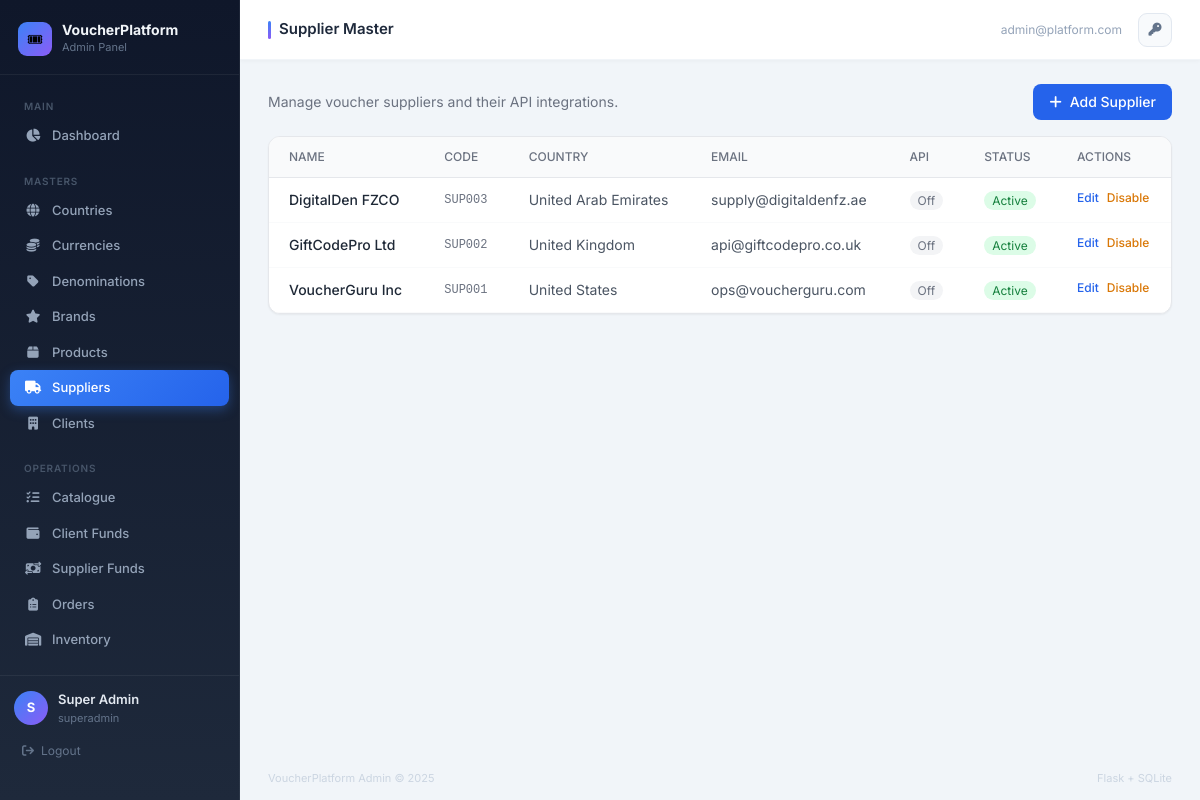
/admin/masters/suppliers (signed in), run on the app's committed database.
### tables this page shows
CREATE TABLE suppliers (
    id INTEGER PRIMARY KEY AUTOINCREMENT,
    name TEXT NOT NULL UNIQUE,
    supplier_code TEXT NOT NULL UNIQUE,
    country_id INTEGER,
    address TEXT,
    contact_email TEXT,
    contact_phone TEXT,
    api_endpoint TEXT,
    api_key TEXT,
    api_enabled INTEGER DEFAULT 0,
    is_active INTEGER DEFAULT 1,
    created_at DATETIME DEFAULT CURRENT_TIMESTAMP,
    updated_at DATETIME DEFAULT CURRENT_TIMESTAMP,
    FOREIGN KEY (country_id) REFERENCES countries(id)
);

CREATE TABLE countries (
    id INTEGER PRIMARY KEY AUTOINCREMENT,
    name TEXT NOT NULL,
    code TEXT NOT NULL UNIQUE,
    is_active INTEGER DEFAULT 1,
    created_at DATETIME DEFAULT CURRENT_TIMESTAMP,
    updated_at DATETIME DEFAULT CURRENT_TIMESTAMP
);

### routes/admin_masters.py (the view)
@masters_bp.route("/suppliers")
@login_required
@role_required("superadmin", "internal")
def suppliers():
    rows = query_db("""
        SELECT s.*, c.name as country_name
        FROM suppliers s LEFT JOIN countries c ON c.id = s.country_id
        ORDER BY s.name
    """)
    countries = query_db("SELECT * FROM countries WHERE is_active=1 ORDER BY name")
    currencies = query_db("SELECT * FROM currencies WHERE is_active=1 ORDER BY name")
    return render_template("admin/masters_supplier.html", rows=rows, countries=countries, currencies=currencies)

### database/db.py (called while the page is built)
def get_db():
    db_path = Config.DATABASE_PATH
    os.makedirs(os.path.dirname(db_path), exist_ok=True)
    conn = sqlite3.connect(db_path)
    conn.row_factory = sqlite3.Row
    conn.execute("PRAGMA foreign_keys = ON")
    conn.execute("PRAGMA journal_mode = WAL")
    return conn

def query_db(query, args=(), one=False):
    conn = get_db()
    try:
        cur = conn.execute(query, args)
        rv = cur.fetchall()
        conn.commit()
        return (rv[0] if rv else None) if one else rv
    finally:
        conn.close()

### services/notification_service.py (called while the page is built)
def get_user_notifications(user_id, unread_only=False):
    if unread_only:
        return query_db("SELECT * FROM notifications WHERE user_id=? AND is_read=0 ORDER BY created_at DESC", (user_id,))
    return query_db("SELECT * FROM notifications WHERE user_id=? ORDER BY created_at DESC LIMIT 50", (user_id,))

### templates/admin/masters_supplier.html (shortened to what this page needs)
{% extends "base_admin.html" %}
{% block page_title %}Supplier Master{% endblock %}
{% block content %}
<div class="flex items-center justify-between mb-4">
  <p class="text-gray-500 text-sm">Manage voucher suppliers and their API integrations.</p>
  <button onclick="document.getElementById('modal').classList.remove('hidden')" class="bg-blue-600 hover:bg-blue-700 text-white text-sm font-medium px-4 py-2 rounded-lg flex items-center gap-2"><i class="fa fa-plus"></i> Add Supplier</button>
</div>
<div class="bg-white rounded-xl border border-gray-200 shadow-sm overflow-x-auto">
  <table class="w-full text-sm whitespace-nowrap">
    <thead><tr class="bg-gray-50 border-b border-gray-200">
      <th class="px-5 py-3 text-left text-xs font-medium text-gray-500 uppercase">Name</th>
      <th class="px-5 py-3 text-left text-xs font-medium text-gray-500 uppercase">Code</th>
      <th class="px-5 py-3 text-left text-xs font-medium text-gray-500 uppercase">Country</th>
      <th class="px-5 py-3 text-left text-xs font-medium text-gray-500 uppercase">Email</th>
      <th class="px-5 py-3 text-left text-xs font-medium text-gray-500 uppercase">API</th>
      <th class="px-5 py-3 text-left text-xs font-medium text-gray-500 uppercase">Status</th>
      <th class="px-5 py-3 text-left text-xs font-medium text-gray-500 uppercase">Actions</th>
    </tr></thead>
    <tbody>
      {% for r in rows %}
      <tr class="border-b border-gray-50 hover:bg-gray-50">
        <td class="px-5 py-3 font-medium text-gray-800">{{ r.name }}</td>
        <td class="px-5 py-3 font-mono text-xs text-gray-500">{{ r.supplier_code }}</td>
        <td class="px-5 py-3 text-gray-600">{{ r.country_name or "—" }}</td>
        <td class="px-5 py-3 text-gray-600">{{ r.contact_email or "—" }}</td>
        <td class="px-5 py-3"><span class="px-2 py-0.5 rounded-full text-xs {% if r.api_enabled %}bg-green-100 text-green-700{% else %}bg-gray-100 text-gray-500{% endif %}">{{ "On" if r.api_enabled else "Off" }}</span></td>
        <td class="px-5 py-3"><span class="px-2 py-0.5 rounded-full text-xs {% if r.is_active %}bg-green-100 text-green-700{% else %}bg-red-100 text-red-700{% endif %}">{{ "Active" if r.is_active else "Disabled" }}</span></td>
        <td class="px-5 py-3 flex gap-2">
          <button onclick="editRow({{ r.id }},'{{ r.name }}','{{ r.supplier_code }}','{{ r.contact_email or '' }}','{{ r.api_endpoint or '' }}','{{ r.api_enabled }}')" class="text-blue-600 text-xs font-medium hover:underline">Edit</button>
          <a href="{{ url_for('masters.supplier_toggle', id=r.id) }}" class="text-amber-600 text-xs font-medium hover:underline">{{ "Disable" if r.is_active else "Enable" }}</a>
        </td>
      </tr>
      {% else %}
      <tr><td colspan="7" class="px-5 py-8 text-center text-gray-400">No suppliers found.</td></tr>
      {% endfor %}
    </tbody>
  </table>
</div>
{% endblock %}

### templates/base_admin.html (style rules this page uses)
* { font-family: 'Inter', sans-serif; }

### data on the page
suppliers: name "DigitalDen FZCO", supplier_code "SUP003", name "United Arab Emirates", contact_email "supply@digitaldenfz.ae", api_enabled "Off", is_active "Active", is_active "Disable"
suppliers: name "GiftCodePro Ltd", supplier_code "SUP002", name "United Kingdom", contact_email "api@giftcodepro.co.uk", api_enabled "Off", is_active "Active", is_active "Disable"
suppliers: name "VoucherGuru Inc", supplier_code "SUP001", name "United States", contact_email "ops@voucherguru.com", api_enabled "Off", is_active "Active", is_active "Disable"

### other printed values
{{ (session.user_name or 'A')[0]|upper }} "S"
{{ session.user_name }} "Super Admin"
{{ session.user_type }} "superadmin"
{{ session.user_email }} "admin@platform.com"
